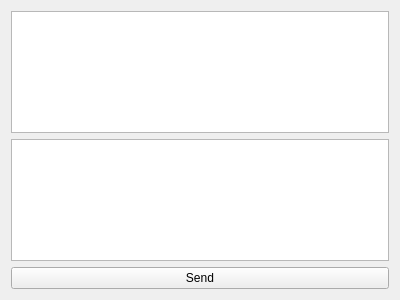
<?xml version="1.0" encoding="UTF-8"?>
<ui version="4.0">
 <class>Connection</class>
 <widget class="QWidget" name="Connection">
  <property name="geometry">
   <rect>
    <x>0</x>
    <y>0</y>
    <width>400</width>
    <height>300</height>
   </rect>
  </property>
  <property name="windowTitle">
   <string>Form</string>
  </property>
  <layout class="QVBoxLayout" name="verticalLayout">
   <item>
    <widget class="QTextBrowser" name="browserGetMessage"/>
   </item>
   <item>
    <widget class="QTextEdit" name="editMessage"/>
   </item>
   <item>
    <widget class="QPushButton" name="sendButton">
     <property name="text">
      <string>Send</string>
     </property>
    </widget>
   </item>
  </layout>
 </widget>
 <resources/>
 <connections/>
</ui>
